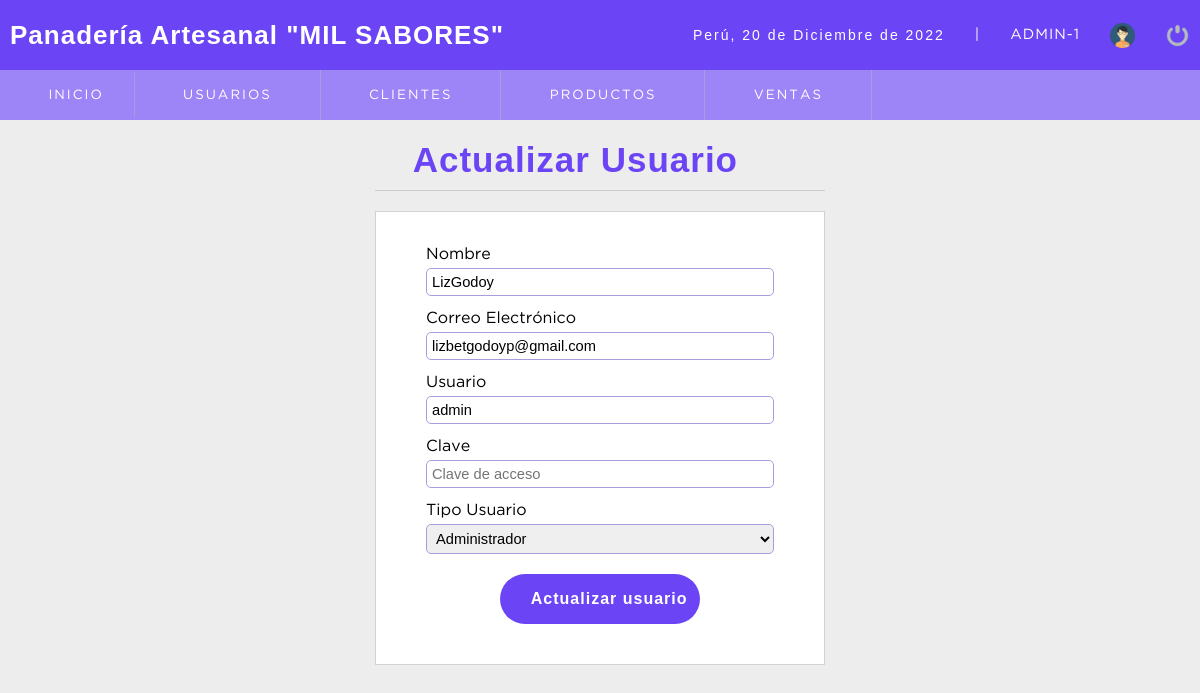
/sistema/editar_usuario.php?id=1 (signed in), run on the app's committed database.
### tables this page shows
CREATE TABLE `usuario` (
  `idusuario` int(11) NOT NULL,
  `nombre` varchar(50) DEFAULT NULL,
  `correo` varchar(100) DEFAULT NULL,
  `usuario` varchar(15) DEFAULT NULL,
  `clave` varchar(100) NOT NULL,
  `rol` int(11) DEFAULT NULL,
  `estatus` int(11) NOT NULL DEFAULT '1'
);

CREATE TABLE `rol` (
  `idrol` int(11) NOT NULL,
  `rol` varchar(20) DEFAULT NULL
);

### sistema/editar_usuario.php (the view, shortened to what this page needs)
<?php
include "../conexion.php";
$iduser = $_REQUEST['id'];
$sql = mysqli_query($conection, "SELECT u.idusuario, u.nombre, u.correo, u.usuario, (u.rol) as idrol, (r.rol) as rol FROM `usuario` u INNER JOIN rol r ON u.rol = r.idrol WHERE idusuario=$iduser AND estatus=1");
$result_sql = mysqli_num_rows($sql);
if ($result_sql == 0) {
    header('location: lista_usuarios.php');
} else {
    $option = '';
    while ($data = mysqli_fetch_array($sql)) {
        $nombre = $data['nombre'];
        $correo = $data['correo'];
        $usuario = $data['usuario'];
        $idrol = $data['idrol'];
        $rol = $data['rol'];
        if ($idrol == 1) {
            $option = '<option value="' . $idrol . '"select>' . $rol . '</option>';
        } else if ($idrol == 2) {
            $option = '<option value="' . $idrol . '"select>' . $rol . '</option>';
        } else if ($idrol == 3) {
            $option = '<option value="' . $idrol . '"select>' . $rol . '</option>';
        }
    }
}
?>
<!DOCTYPE html>
<html lang="en">
<head>
    <?php include "includes/scripts.php";    ?>
</head>
<body>
    <?php include "includes/header.php";    ?>
    <section id="container">
        <div class="form_register">
            <h1><i class="fa-solid fa-pen-to-square"></i> Actualizar Usuario</h1>
            <hr>
            <form action="" method="POST">
                <label for="nombre">Nombre</label>
                <input type="text" name="nombre" id="nombre" placeholder="Nombre completo" value="<?php echo $nombre ?>">
                <label for="correo">Correo Electrónico</label>
                <input type="email" name="correo" id="correo" placeholder="Correo electrónico" value="<?php echo $correo ?>">
                <label for="usuario">Usuario</label>
                <input type="text" name="usuario" id="usuario" placeholder="Usuario" value="<?php echo $usuario ?>">
                <label for="clave">Clave</label>
                <input type="password" name="clave" id="clave" placeholder="Clave de acceso">
                <label for="rol">Tipo Usuario</label>
                <select name="rol" id="rol" class="notItemOne">
                    <?php
                    echo $option;
                    ?>
                </select>
                <div class="save">
                    <button type="submit" class="btn_save"><i class="fa-solid fa-pen-to-square"></i> Actualizar usuario</button>
                </div>
            </form>
        </div>
    </section>
</body>
</html>

### sistema/css/style.css (style rules this page uses)
* { margin: 0 ; padding: 0; box-sizing: border-box; }
body { background: #ededed; }
h1, h2, h3, h4, h5, h6 { font-family: 'arial'; font-weight: bold; letter-spacing: 1px; }
h1 { font-size: 26px; }
#container { padding: 140px 15px 15px; }
.form_register { width: 450px; margin: auto; }
.form_register h1 { color: #6a44f5; }
hr { border: 0; background-color: #ccc; height: 1px; margin: 10px 0; display: block; }
form { background: #fff; margin: auto; padding: 20px 50px; border: 1px solid #d1d1d1; }
label { display: block; font-size: 12pt; font-family: 'GothamBook'; margin: 15px auto 5px auto; }
input, select { display: block; width: 100%; font-size: 11pt; padding: 5px; border: 1px solid #A99BDC; border-radius: 5px; }
.notItemOne option:first-child { display: none; }
.btn_save { background: #6a44f5 !important; margin: 20px auto !important; width: 200px !important; }
.save { display: grid; }
#container h1 { font-size: 35px; color: #6a44f5; }
.btn_cancel, .btn_ok, .btn_save, .btn_new { width: 150px; background-color: #71ff55; color: #fff; display: inline-block; padding: 15px 0px; border-radius: 5px; cursor: pointer; text-align: center; font-size: 12pt; border: 1px solid transparent ; border-radius: 49px; color: #fff; font-weight: 600; margin: 0px 10px; cursor: pointer; transition: 0.5s; letter-spacing: 1px; }

### data on the page
usuario: nombre "LizGodoy", correo "lizbetgodoyp@gmail.com", usuario "admin", rol "Administrador"

### other printed values
fechaC() "20 de Diciembre de 2022"
$_SESSION['user'] "ADMIN"
$_SESSION['rol'] "1"
